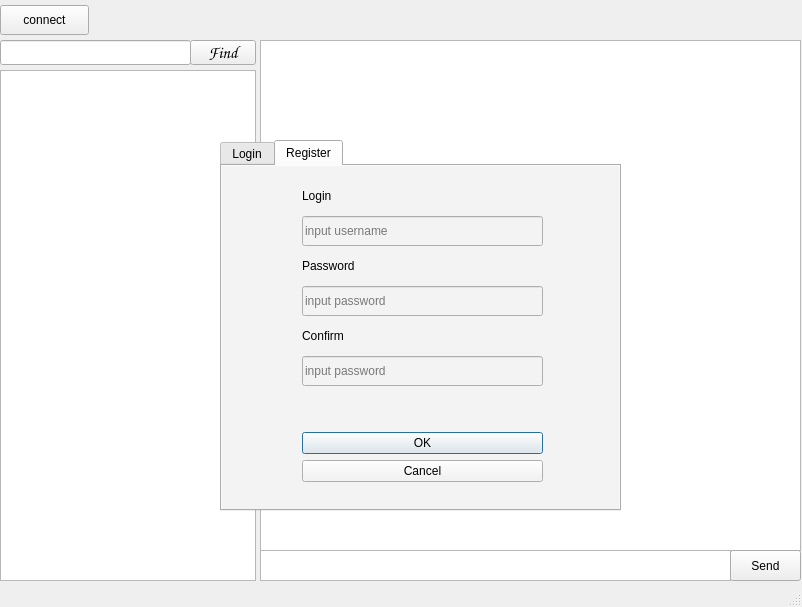
<?xml version="1.0" encoding="UTF-8"?>
<ui version="4.0">
 <class>MainWindow</class>
 <widget class="QMainWindow" name="MainWindow">
  <property name="geometry">
   <rect>
    <x>0</x>
    <y>0</y>
    <width>802</width>
    <height>607</height>
   </rect>
  </property>
  <property name="sizePolicy">
   <sizepolicy hsizetype="Preferred" vsizetype="Preferred">
    <horstretch>0</horstretch>
    <verstretch>0</verstretch>
   </sizepolicy>
  </property>
  <property name="windowTitle">
   <string>MainWindow</string>
  </property>
  <widget class="QWidget" name="centralwidget">
   <property name="sizePolicy">
    <sizepolicy hsizetype="Fixed" vsizetype="Fixed">
     <horstretch>0</horstretch>
     <verstretch>0</verstretch>
    </sizepolicy>
   </property>
   <widget class="QLineEdit" name="search_input">
    <property name="geometry">
     <rect>
      <x>0</x>
      <y>40</y>
      <width>191</width>
      <height>25</height>
     </rect>
    </property>
   </widget>
   <widget class="QPushButton" name="search_button">
    <property name="geometry">
     <rect>
      <x>190</x>
      <y>40</y>
      <width>66</width>
      <height>25</height>
     </rect>
    </property>
    <property name="font">
     <font>
      <family>Comic Sans MS</family>
      <pointsize>13</pointsize>
      <weight>50</weight>
      <italic>false</italic>
      <bold>false</bold>
      <underline>false</underline>
     </font>
    </property>
    <property name="text">
     <string>Find</string>
    </property>
   </widget>
   <widget class="QListWidget" name="contacts">
    <property name="geometry">
     <rect>
      <x>0</x>
      <y>70</y>
      <width>256</width>
      <height>511</height>
     </rect>
    </property>
    <property name="sizePolicy">
     <sizepolicy hsizetype="Expanding" vsizetype="Expanding">
      <horstretch>0</horstretch>
      <verstretch>0</verstretch>
     </sizepolicy>
    </property>
    <property name="sizeIncrement">
     <size>
      <width>1</width>
      <height>1</height>
     </size>
    </property>
    <property name="baseSize">
     <size>
      <width>1</width>
      <height>1</height>
     </size>
    </property>
    <property name="frameShape">
     <enum>QFrame::StyledPanel</enum>
    </property>
    <property name="frameShadow">
     <enum>QFrame::Sunken</enum>
    </property>
    <property name="sizeAdjustPolicy">
     <enum>QAbstractScrollArea::AdjustToContents</enum>
    </property>
    <property name="editTriggers">
     <set>QAbstractItemView::EditKeyPressed</set>
    </property>
    <property name="showDropIndicator" stdset="0">
     <bool>false</bool>
    </property>
    <property name="alternatingRowColors">
     <bool>true</bool>
    </property>
   </widget>
   <widget class="QTabWidget" name="reg_log_dialog">
    <property name="enabled">
     <bool>true</bool>
    </property>
    <property name="geometry">
     <rect>
      <x>220</x>
      <y>140</y>
      <width>401</width>
      <height>371</height>
     </rect>
    </property>
    <property name="autoFillBackground">
     <bool>false</bool>
    </property>
    <property name="tabPosition">
     <enum>QTabWidget::North</enum>
    </property>
    <property name="tabShape">
     <enum>QTabWidget::Rounded</enum>
    </property>
    <property name="currentIndex">
     <number>1</number>
    </property>
    <property name="elideMode">
     <enum>Qt::ElideNone</enum>
    </property>
    <property name="tabBarAutoHide">
     <bool>false</bool>
    </property>
    <widget class="QWidget" name="login_dialog">
     <property name="autoFillBackground">
      <bool>false</bool>
     </property>
     <attribute name="title">
      <string>Login</string>
     </attribute>
     <widget class="QDialogButtonBox" name="login_btns">
      <property name="geometry">
       <rect>
        <x>80</x>
        <y>200</y>
        <width>241</width>
        <height>81</height>
       </rect>
      </property>
      <property name="orientation">
       <enum>Qt::Vertical</enum>
      </property>
      <property name="standardButtons">
       <set>QDialogButtonBox::Cancel|QDialogButtonBox::Ok</set>
      </property>
      <property name="centerButtons">
       <bool>true</bool>
      </property>
     </widget>
     <widget class="QLineEdit" name="input_login">
      <property name="geometry">
       <rect>
        <x>80</x>
        <y>50</y>
        <width>241</width>
        <height>30</height>
       </rect>
      </property>
      <property name="echoMode">
       <enum>QLineEdit::Normal</enum>
      </property>
      <property name="placeholderText">
       <string>input username</string>
      </property>
      <property name="clearButtonEnabled">
       <bool>true</bool>
      </property>
     </widget>
     <widget class="QLineEdit" name="input_password">
      <property name="geometry">
       <rect>
        <x>80</x>
        <y>120</y>
        <width>241</width>
        <height>30</height>
       </rect>
      </property>
      <property name="styleSheet">
       <string notr="true">type=&quot;password&quot;</string>
      </property>
      <property name="text">
       <string/>
      </property>
      <property name="echoMode">
       <enum>QLineEdit::Password</enum>
      </property>
      <property name="placeholderText">
       <string>input password</string>
      </property>
      <property name="clearButtonEnabled">
       <bool>true</bool>
      </property>
     </widget>
     <widget class="QLabel" name="label_login">
      <property name="geometry">
       <rect>
        <x>80</x>
        <y>20</y>
        <width>241</width>
        <height>20</height>
       </rect>
      </property>
      <property name="text">
       <string>Login</string>
      </property>
      <property name="margin">
       <number>20</number>
      </property>
     </widget>
     <widget class="QLabel" name="label_password">
      <property name="geometry">
       <rect>
        <x>80</x>
        <y>90</y>
        <width>241</width>
        <height>20</height>
       </rect>
      </property>
      <property name="text">
       <string>Password</string>
      </property>
      <property name="margin">
       <number>20</number>
      </property>
     </widget>
     <widget class="QLabel" name="login_wrong">
      <property name="geometry">
       <rect>
        <x>25</x>
        <y>165</y>
        <width>350</width>
        <height>30</height>
       </rect>
      </property>
      <property name="styleSheet">
       <string notr="true">color: rgb(239, 41, 41);</string>
      </property>
      <property name="text">
       <string/>
      </property>
      <property name="alignment">
       <set>Qt::AlignCenter</set>
      </property>
     </widget>
    </widget>
    <widget class="QWidget" name="reg_dialog">
     <property name="autoFillBackground">
      <bool>false</bool>
     </property>
     <property name="styleSheet">
      <string notr="true">background-color: rgb(243, 243, 243);</string>
     </property>
     <attribute name="title">
      <string>Register</string>
     </attribute>
     <widget class="QLabel" name="reg_label_login">
      <property name="geometry">
       <rect>
        <x>80</x>
        <y>20</y>
        <width>241</width>
        <height>20</height>
       </rect>
      </property>
      <property name="text">
       <string>Login</string>
      </property>
      <property name="margin">
       <number>20</number>
      </property>
     </widget>
     <widget class="QLineEdit" name="reg_login_input">
      <property name="geometry">
       <rect>
        <x>80</x>
        <y>50</y>
        <width>241</width>
        <height>30</height>
       </rect>
      </property>
      <property name="echoMode">
       <enum>QLineEdit::Normal</enum>
      </property>
      <property name="placeholderText">
       <string>input username</string>
      </property>
      <property name="clearButtonEnabled">
       <bool>true</bool>
      </property>
     </widget>
     <widget class="QLabel" name="reg_label_passwd">
      <property name="geometry">
       <rect>
        <x>80</x>
        <y>90</y>
        <width>241</width>
        <height>20</height>
       </rect>
      </property>
      <property name="text">
       <string>Password</string>
      </property>
      <property name="margin">
       <number>20</number>
      </property>
     </widget>
     <widget class="QLineEdit" name="reg_passwd_input">
      <property name="geometry">
       <rect>
        <x>80</x>
        <y>120</y>
        <width>241</width>
        <height>30</height>
       </rect>
      </property>
      <property name="styleSheet">
       <string notr="true">type=&quot;password&quot;</string>
      </property>
      <property name="text">
       <string/>
      </property>
      <property name="echoMode">
       <enum>QLineEdit::Password</enum>
      </property>
      <property name="placeholderText">
       <string>input password</string>
      </property>
      <property name="clearButtonEnabled">
       <bool>true</bool>
      </property>
     </widget>
     <widget class="QDialogButtonBox" name="reg_btns">
      <property name="geometry">
       <rect>
        <x>80</x>
        <y>250</y>
        <width>241</width>
        <height>81</height>
       </rect>
      </property>
      <property name="orientation">
       <enum>Qt::Vertical</enum>
      </property>
      <property name="standardButtons">
       <set>QDialogButtonBox::Cancel|QDialogButtonBox::Ok</set>
      </property>
      <property name="centerButtons">
       <bool>true</bool>
      </property>
     </widget>
     <widget class="QLineEdit" name="reg_passwd_input_2">
      <property name="geometry">
       <rect>
        <x>80</x>
        <y>190</y>
        <width>241</width>
        <height>30</height>
       </rect>
      </property>
      <property name="styleSheet">
       <string notr="true">type=&quot;password&quot;</string>
      </property>
      <property name="text">
       <string/>
      </property>
      <property name="echoMode">
       <enum>QLineEdit::Password</enum>
      </property>
      <property name="placeholderText">
       <string>input password</string>
      </property>
      <property name="clearButtonEnabled">
       <bool>true</bool>
      </property>
     </widget>
     <widget class="QLabel" name="reg_label_passwd_2">
      <property name="geometry">
       <rect>
        <x>80</x>
        <y>160</y>
        <width>111</width>
        <height>20</height>
       </rect>
      </property>
      <property name="text">
       <string>Confirm</string>
      </property>
      <property name="margin">
       <number>20</number>
      </property>
     </widget>
     <widget class="QLabel" name="reg_error">
      <property name="geometry">
       <rect>
        <x>80</x>
        <y>230</y>
        <width>241</width>
        <height>20</height>
       </rect>
      </property>
      <property name="styleSheet">
       <string notr="true">color: rgb(239, 41, 41);</string>
      </property>
      <property name="text">
       <string/>
      </property>
      <property name="alignment">
       <set>Qt::AlignCenter</set>
      </property>
     </widget>
    </widget>
   </widget>
   <widget class="QPlainTextEdit" name="plainTextEdit">
    <property name="geometry">
     <rect>
      <x>260</x>
      <y>550</y>
      <width>471</width>
      <height>31</height>
     </rect>
    </property>
   </widget>
   <widget class="QPushButton" name="send">
    <property name="geometry">
     <rect>
      <x>730</x>
      <y>550</y>
      <width>71</width>
      <height>31</height>
     </rect>
    </property>
    <property name="text">
     <string>Send</string>
    </property>
   </widget>
   <widget class="QPushButton" name="button_connect">
    <property name="geometry">
     <rect>
      <x>0</x>
      <y>5</y>
      <width>89</width>
      <height>30</height>
     </rect>
    </property>
    <property name="text">
     <string>connect</string>
    </property>
   </widget>
   <widget class="QListWidget" name="message_box">
    <property name="geometry">
     <rect>
      <x>260</x>
      <y>40</y>
      <width>541</width>
      <height>511</height>
     </rect>
    </property>
   </widget>
   <zorder>message_box</zorder>
   <zorder>search_input</zorder>
   <zorder>search_button</zorder>
   <zorder>contacts</zorder>
   <zorder>reg_log_dialog</zorder>
   <zorder>plainTextEdit</zorder>
   <zorder>send</zorder>
   <zorder>button_connect</zorder>
  </widget>
  <widget class="QStatusBar" name="statusbar"/>
 </widget>
 <resources/>
 <connections/>
</ui>
